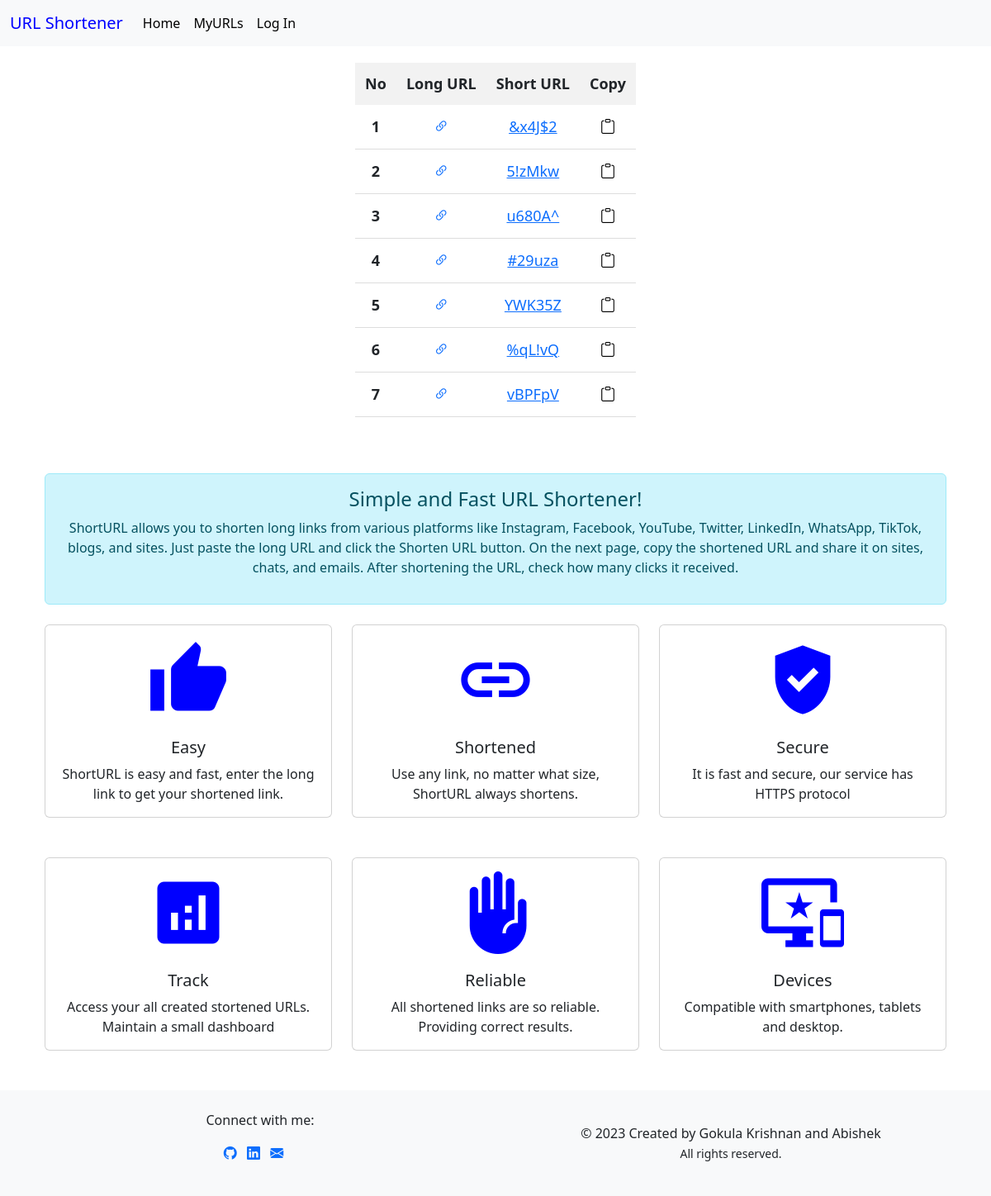
Page /myurl/1/ on the committed database.
### shorturl/models.py (models this page shows, shortened)
class urlModel(models.Model):
    longurl = models.CharField(max_length=5000)
    shorturl = models.CharField(max_length=7)
    count = models.IntegerField(default=0)
    url_user_id=models.ForeignKey(Userdetail,on_delete=models.SET_NULL,null=True,blank=True)

### shorturl/views.py (the view)
# urls.py: path('myurl/<user_id>/',views.getMyUrls,name='myurls'),
def getMyUrls(request,user_id):
    if user_id:
        myOb=urlModel.objects.filter(url_user_id=user_id)
        full_url = request.build_absolute_uri('/')
        if len(myOb)>0:
            return render(request,'myurls.html',{'myUrl':myOb,'baseurl':full_url})
    return render(request,'myurls.html')

### templates/myurls.html (shortened to what this page needs)
{% extends "base.html" %}
{% block content %}
<div style="overflow-x: auto; display: flex; justify-content: center;">
  <table style="border-collapse: collapse; margin: 20px 0; font-size: 18px; text-align: center;">
      <thead>
          <tr>
              <th style="background-color: #f2f2f2; padding: 12px;">No</th>
              <th style="background-color: #f2f2f2; padding: 12px;">Long URL</th>
              <th style="background-color: #f2f2f2; padding: 12px;">Short URL</th>
              <th style="background-color: #f2f2f2; padding: 12px;">Copy</th>
          </tr>
      </thead>
      <tbody>
          {% for mylink in myUrl %}
          <tr>
              <th scope="row" style="border-bottom: 1px solid #ddd; padding: 12px;">{{ forloop.counter }}</th>
              <td style="border-bottom: 1px solid #ddd; padding: 12px;">
                  <a class="table_link" href="{{ mylink.longurl }}" target="_blank" title="{{ mylink.longurl }}">
                    <i class="bi bi-link-45deg"></i>
                  </a>
              </td>
              <td style="border-bottom: 1px solid #ddd; padding: 12px;">
                  <a class="table_link" href="{{baseurl}}{{ mylink.shorturl }}" target="_blank">{{ mylink.shorturl }}</a>
              </td>
              <td style="border-bottom: 1px solid #ddd; padding: 12px;">
                  <button onclick="copyToClipboard('{{baseurl}}{{ mylink.shorturl }}')" style="background: none; border: none; cursor: pointer;">
                    <i class="bi bi-clipboard"></i>
                  </button>
              </td>
          </tr>
          {% endfor %}
      </tbody>
  </table>
</div>
{% endblock %}

### static/css/style.css (style rules this page uses)
table { width: auto; }
th, td { text-align: center; }

### rows in the picture
urlModel: shorturl "&x4J$2"
urlModel: shorturl "5!zMkw"
urlModel: shorturl "u680A^"
urlModel: shorturl "#29uza"
urlModel: shorturl "YWK35Z"
urlModel: shorturl "%qL!vQ"
urlModel: shorturl "vBPFpV"
